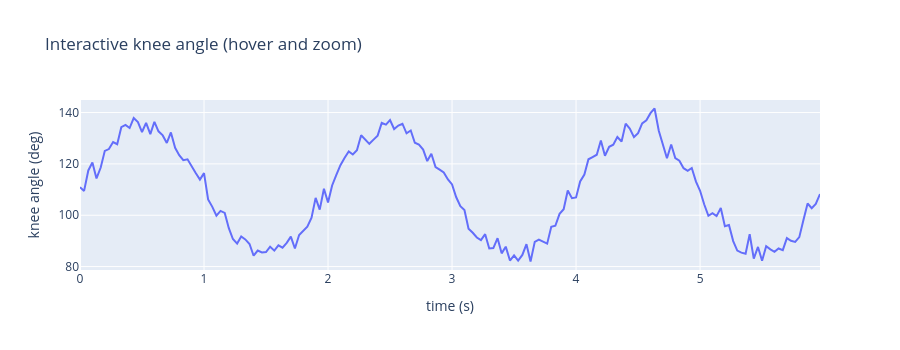

The cell this chart's notebook holds for it:
### Markdown cell above
<a id="43"></a>
### 4.3. A Peek at Interactive Plotly

Sometimes you want to *hover* over a point to read its exact values, or zoom into a busy time series. **Plotly** makes interactive figures with very little code. `plotly.express` (imported as `px`) mirrors the seaborn style: pass the DataFrame and column names.

Run the cell and hover over the line — each point shows the frame and angle. (This is a light taste; matplotlib and seaborn remain your everyday tools.)

### Code cell
import plotly.express as px

one = df[(df["athlete"] == "A") & (df["session"] == 1)]
fig = px.line(one, x="time_s", y="knee_angle",
              title="Interactive knee angle (hover and zoom)",
              labels={"time_s": "time (s)", "knee_angle": "knee angle (deg)"})
fig.update_layout(height=350)
fig            # displaying the figure object renders it interactively in Jupyter

### Figure 1 — Plotly figure (JSON) as saved in the notebook; plotly's stock layout.template omitted (floating-point values rounded to 4 significant figures; data arrays with more than 128 entries replaced by an {"elided": "..."} marker saying what was removed)
{"data": [{"hovertemplate": "time (s)=%{x}<br>knee angle (deg)=%{y}<extra></extra>", "legendgroup": "", "line": {"color": "#636efa", "dash": "solid"}, "marker": {"symbol": "circle"}, "mode": "lines", "name": "", "orientation": "v", "showlegend": false, "type": "scatter", "x": {"elided": "180 float values"}, "xaxis": "x", "y": {"elided": "180 float values"}, "yaxis": "y"}], "layout": {"height": 350, "legend": {"tracegroupgap": 0}, "title": {"text": "Interactive knee angle (hover and zoom)"}, "xaxis": {"anchor": "y", "domain": [0, 1], "title": {"text": "time (s)"}}, "yaxis": {"anchor": "x", "domain": [0, 1], "title": {"text": "knee angle (deg)"}}}}
